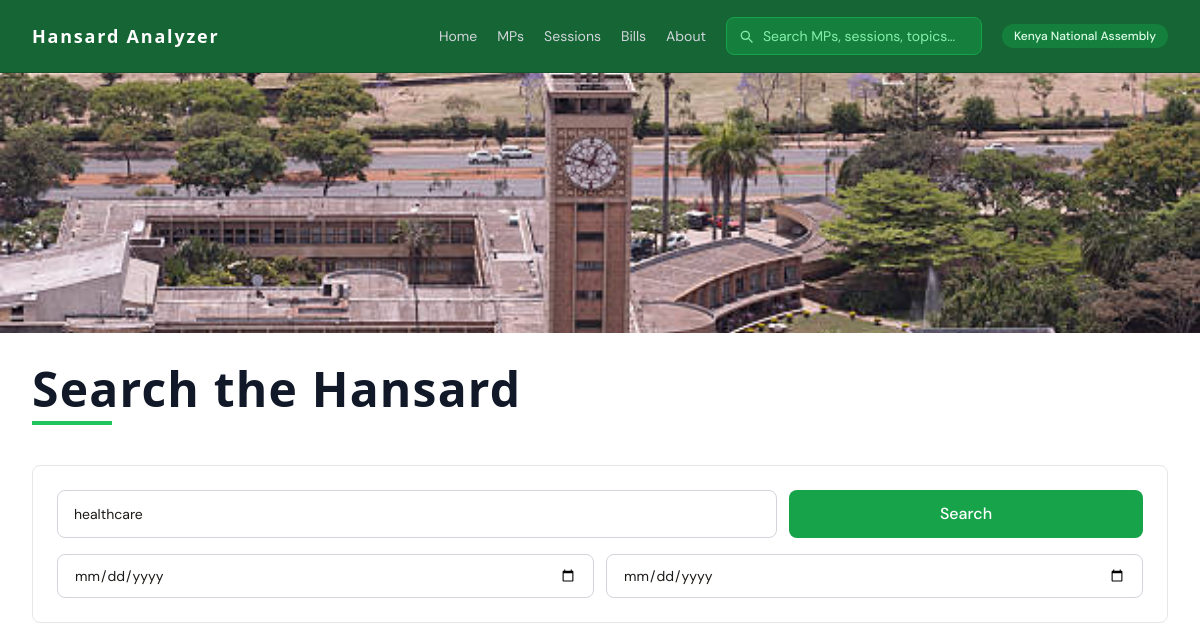
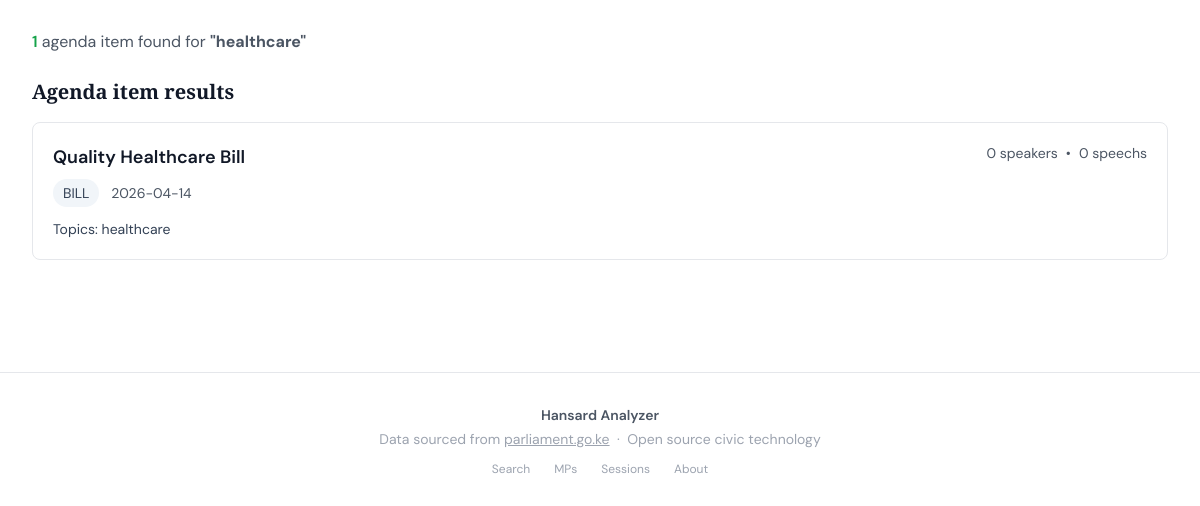
The app's page /search/?q=healthcare, older data (2 pictures, top to bottom).
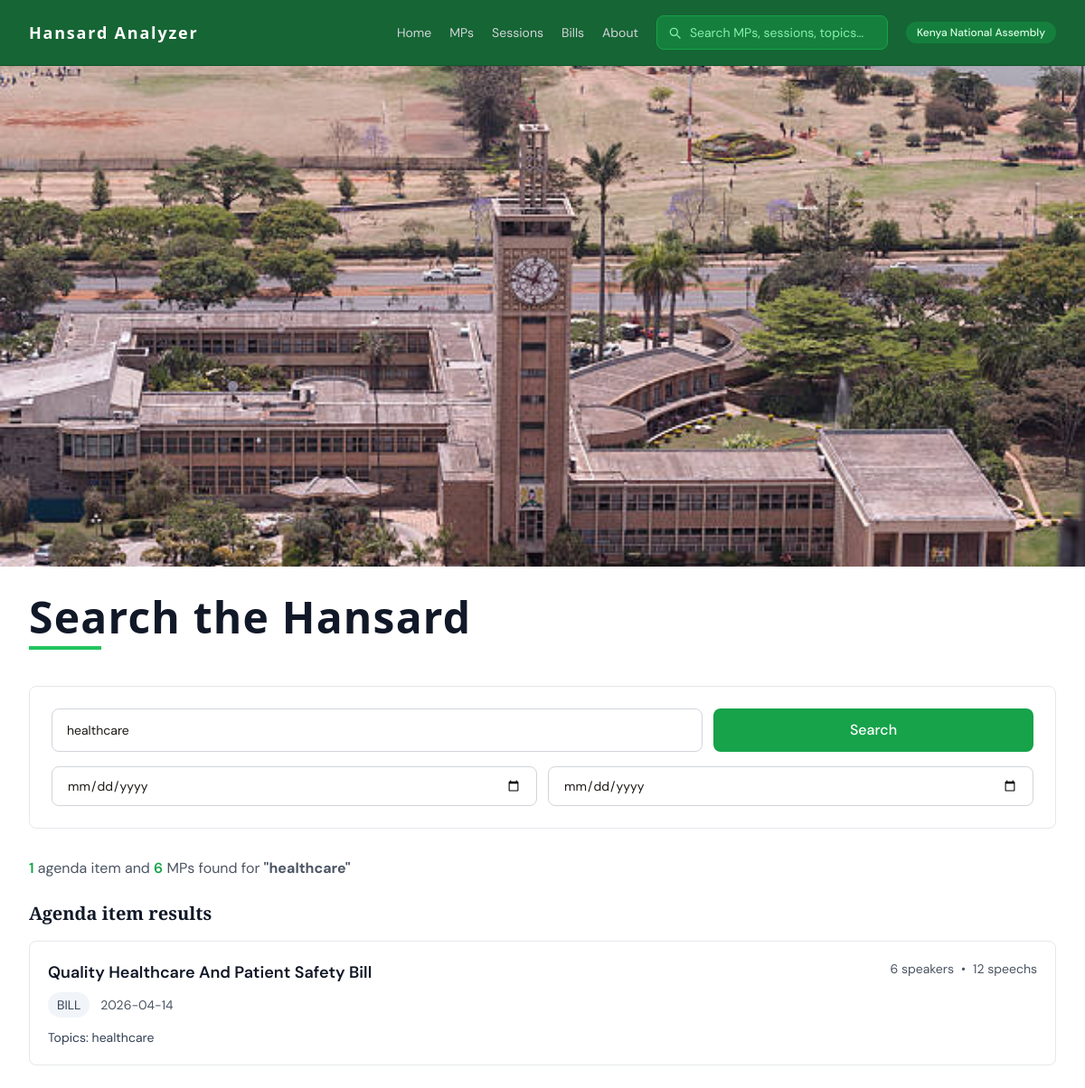
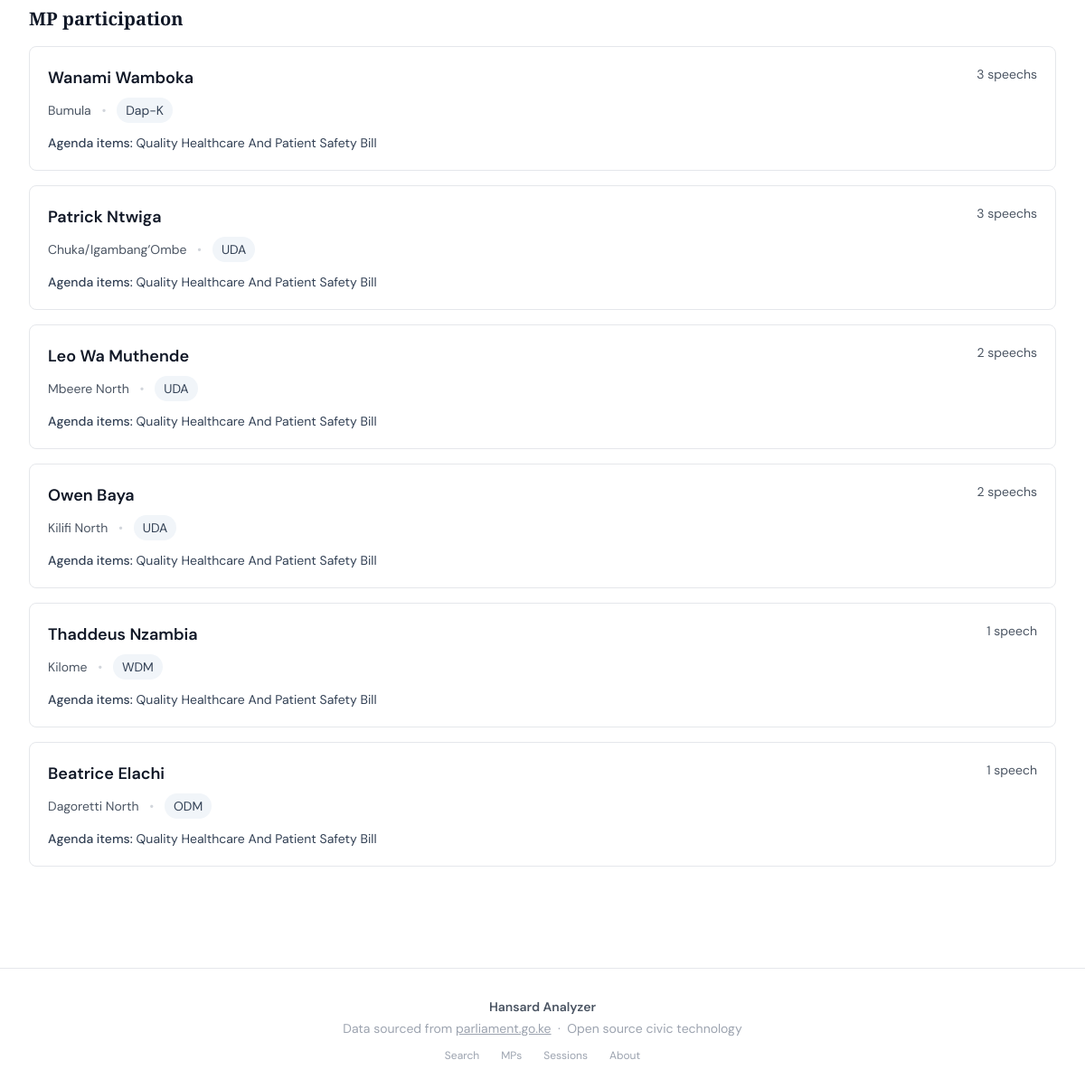
The same page, newer data (2 pictures, top to bottom).
### tables this page shows
CREATE TABLE agenda_items (
    id           INTEGER PRIMARY KEY AUTOINCREMENT,
    session_id   INTEGER NOT NULL REFERENCES sessions(id),
    title        TEXT NOT NULL,
    type         TEXT NOT NULL,
    sequence     INTEGER,
    raw_heading  TEXT,
    created_at   TEXT
);

CREATE TABLE members (
    id           INTEGER PRIMARY KEY AUTOINCREMENT,
    name         TEXT NOT NULL,
    constituency TEXT,
    party        TEXT,
    first_seen   TEXT,
    last_seen    TEXT
);

### routes/search.py (the view)
@search_bp.route("/")
def search():
    query     = request.args.get("q", "").strip()
    item_type = request.args.get("type", "").strip() or None
    from_date = request.args.get("from_date", "").strip() or None
    to_date   = request.args.get("to_date", "").strip() or None
    agenda_results = []
    mp_results = []
    if query:
        conn = get_connection()
        agenda_results = search_agenda_items(conn, query, from_date, to_date, item_type)
        mp_results = search_mp_participation(conn, query)
        conn.close()
    return render_template(
        "search.html",
        query=query,
        agenda_results=agenda_results,
        mp_results=mp_results,
        item_type=item_type or "",
        from_date=from_date or "",
        to_date=to_date or "",
    )

### analyzer/database/queries.py (called while the page is built)
def search_mp_participation(
    conn: sqlite3.Connection,
    keyword: str,
) -> list[dict]:
    cursor = conn.cursor()
    cursor.execute(
        """
        SELECT DISTINCT
            m.id,
            m.name,
            m.constituency,
            m.party,
            COUNT(sp.id) AS speech_count,
            GROUP_CONCAT(DISTINCT ai.title) AS agenda_items
        FROM speeches sp
        JOIN members m ON sp.member_id = m.id
        JOIN agenda_items ai ON sp.agenda_item_id = ai.id
        WHERE ai.title LIKE ?
        GROUP BY m.id
        ORDER BY speech_count DESC
        """,
        (f"%{keyword}%",),
    )
    columns = [d[0] for d in cursor.description]
    return [dict(zip(columns, row)) for row in cursor.fetchall()]

### analyzer/database/seed.py (called while the page is built)
def get_connection(db_path: Path = DB_PATH) -> sqlite3.Connection:
    conn = sqlite3.connect(db_path)
    conn.execute("PRAGMA foreign_keys = ON")
    return conn

### templates/search.html (shortened to what the changed rows need)
{% extends "base.html" %}
{% block content %}
<div class="mb-10">
    <h1 class="font-sans text-4xl sm:text-5xl font-black text-gray-900 tracking-wide mb-2">Search the Hansard</h1>
</div>
{% if query %}
    <div class="mb-6">
        <p class="text-gray-600">
            <strong class="text-green-600 font-semibold">{{ agenda_results|length }}</strong> agenda item{{ 's' if agenda_results|length != 1 else '' }}
            {% if mp_results %}
                and <strong class="text-green-600 font-semibold">{{ mp_results|length }}</strong> MP{{ 's' if mp_results|length != 1 else '' }}
            {% endif %}
            found for <strong>"{{ query }}"</strong>
        </p>
    </div>
    {% if agenda_results %}
    <section class="space-y-4 mb-8">
        <h2 class="text-xl font-semibold text-gray-900">Agenda item results</h2>
        <div class="grid gap-4">
            {% for item in agenda_results %}
            <article class="border border-gray-200 rounded-lg p-5 bg-white hover:shadow-lg transition-shadow">
                <div class="flex flex-col sm:flex-row sm:items-start sm:justify-between gap-4 mb-3">
                    <div>
                        <a href="{{ url_for('agenda_items.agenda_item_detail', agenda_item_id=item.id) }}" class="text-lg font-semibold text-gray-900 hover:text-green-600 transition-colors">
                            {{ item.title }}
                        </a>
                        <div class="mt-2 text-sm text-gray-600">
                            <span class="inline-flex items-center px-2.5 py-1 rounded-full bg-slate-100 text-slate-700">{{ item.type }}</span>
                            <span class="ml-2">{{ item.date }}</span>
                        </div>
                    </div>
                    <div class="flex items-center gap-2 text-sm text-gray-600">
                        <span>{{ item.speaker_count }} speaker{{ 's' if item.speaker_count != 1 else '' }}</span>
                        <span class="hidden sm:inline">•</span>
                        <span>{{ item.speech_count }} speech{{ 's' if item.speech_count != 1 else '' }}</span>
                    </div>
                </div>
                {% if item.topics %}
                <div class="mt-2 text-sm text-slate-700">
                    Topics: {{ item.topics }}
                </div>
                {% endif %}
            </article>
            {% endfor %}
        </div>
    </section>
    {% endif %}
    {% if mp_results %}
    <section class="space-y-4 mb-8">
        <h2 class="text-xl font-semibold text-gray-900">MP participation</h2>
        <div class="grid gap-4">
            {% for mp in mp_results %}
            <article class="border border-gray-200 rounded-lg p-5 bg-white hover:shadow-lg transition-shadow">
                <div class="flex flex-col sm:flex-row sm:items-start sm:justify-between gap-4 mb-3">
                    <div>
                        <a href="{{ url_for('members.mp_scorecard', member_id=mp.id) }}" class="text-lg font-semibold text-gray-900 hover:text-green-600 transition-colors">
                            {{ mp.name }}
                        </a>
                        <div class="mt-2 text-sm text-gray-600">
                            {{ mp.constituency }}
                            <span class="mx-2 text-gray-300">•</span>
                            <span class="inline-flex items-center px-2.5 py-1 rounded-full bg-slate-100 text-slate-700">{{ mp.party }}</span>
                        </div>
                    </div>
                    <div class="text-sm text-gray-600">
                        {{ mp.speech_count }} speech{{ 's' if mp.speech_count != 1 else '' }}
                    </div>
                </div>
                {% if mp.agenda_items %}
                <div class="mt-2 text-sm text-slate-700">
                    <span class="font-medium">Agenda items:</span> {{ mp.agenda_items }}
                </div>
                {% endif %}
            </article>
            {% endfor %}
        </div>
    </section>
    {% endif %}
{% endif %}
{% endblock %}

Row changes from the older to the newer data that the page shows:
no longer on this page (row edited): agenda_items: title "Quality Healthcare Bill", type "BILL", date "2026-04-14", speaker_count "0", speaker_count "s", speech_count "0", speech_count "s", topics "healthcare"
added agenda_items: title "Quality Healthcare And Patient Safety Bill", type "BILL", date "2026-04-14", speaker_count "6", speaker_count "s", speech_count "12", speech_count "s", topics "healthcare"
added members: name "Wanami Wamboka", constituency "Bumula", party "Dap-K", speech_count "3", speech_count "s", agenda_items "Quality Healthcare And Patient Safety Bill"
added members: name "Patrick Ntwiga", constituency "Chuka/Igambang’Ombe", party "UDA", speech_count "3", speech_count "s", agenda_items "Quality Healthcare And Patient Safety Bill"
added members: name "Leo Wa Muthende", constituency "Mbeere North", party "UDA", speech_count "2", speech_count "s", agenda_items "Quality Healthcare And Patient Safety Bill"
added members: name "Owen Baya", constituency "Kilifi North", party "UDA", speech_count "2", speech_count "s", agenda_items "Quality Healthcare And Patient Safety Bill"
added members: name "Thaddeus Nzambia", constituency "Kilome", party "WDM", speech_count "1", agenda_items "Quality Healthcare And Patient Safety Bill"
added members: name "Beatrice Elachi", constituency "Dagoretti North", party "ODM", speech_count "1", agenda_items "Quality Healthcare And Patient Safety Bill"
Text that changed along with them:
{{ mp_results|length }}: (not shown) → "6"
{{ 's' if mp_results|length != 1 else '' }}: (not shown) → "s"
text now shown: "and MP MP participation"
